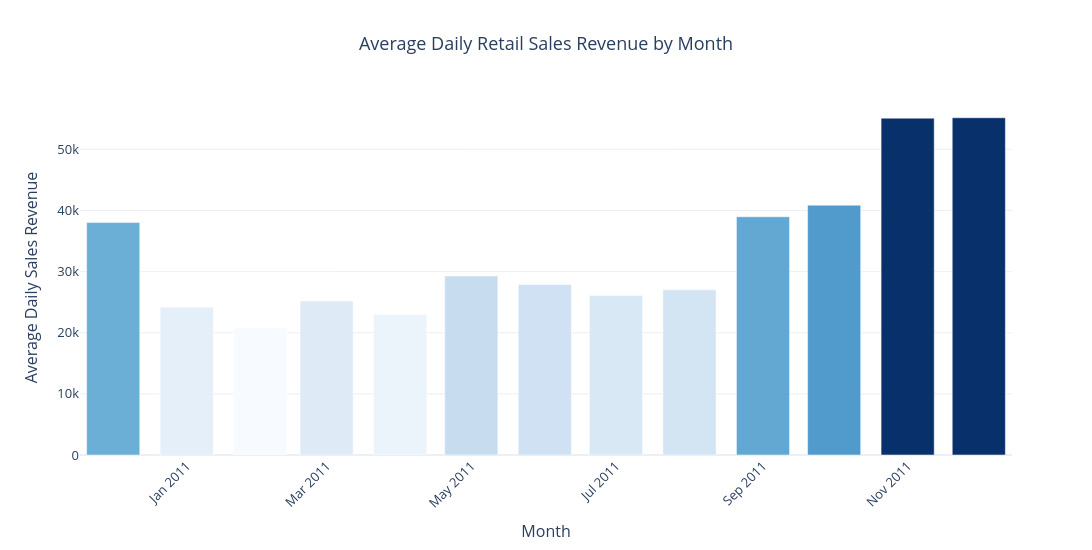

The notebook cell this image was saved under:
### Markdown cell above
#### Analyzing Daily Sales Revenue by Month

### Code cell
monthly_revenue = daily_revenue.rename("Daily_Revenue").reset_index()

monthly_revenue["Year_Month"] = (
    monthly_revenue["Transaction_Date"].dt.to_period("M").astype(str)
)

monthly_summary = (
    monthly_revenue.groupby("Year_Month")["Daily_Revenue"]
    .agg(
        Trading_Days="count",
        Total_Revenue="sum",
        Mean_Daily_Revenue="mean",
        Median_Daily_Revenue="median",
        Std_Daily_Revenue="std"
    )
    .reset_index()
    .sort_values("Year_Month")
)

fig = px.bar(
    monthly_summary,
    x="Year_Month",
    y="Mean_Daily_Revenue",
    color="Mean_Daily_Revenue",
    color_continuous_scale="Blues",
    title="Average Daily Retail Sales Revenue by Month",
    labels={
        "Year_Month": "Month",
        "Mean_Daily_Revenue": "Average Daily Sales Revenue"
    },
    custom_data=[
        "Trading_Days",
        "Total_Revenue",
        "Median_Daily_Revenue"
    ],
    template="plotly_white"
)

fig.update_traces(
    hovertemplate=(
        "Month: %{x}"
        "<br>Average Daily Revenue: %{y:,.2f}"
        "<br>Trading Days: %{customdata[0]:,.0f}"
        "<br>Total Revenue: %{customdata[1]:,.2f}"
        "<br>Median Daily Revenue: %{customdata[2]:,.2f}"
        "<extra></extra>"
    )
)

fig.update_layout(
    width=1100,
    height=550,
    title_x=0.5,
    xaxis_title="Month",
    yaxis_title="Average Daily Sales Revenue",
    coloraxis_showscale=False,
    xaxis_tickangle=-45,
    font=dict(size=13)
)

fig.show()

display(monthly_summary)

### Figure 1 — Plotly figure (JSON) as saved in the notebook; plotly's stock layout.template omitted (floating-point values rounded to 4 significant figures)
{"data": [{"customdata": [[20.0, 760400.0, 42690.0], [24.0, 580500.0, 22600.0], [24.0, 500600.0, 21840.0], [27.0, 680600.0, 24300.0], [21.0, 483000.0, 23960.0], [25.0, 732300.0, 28390.0], [26.0, 725100.0, 23180.0], [26.0, 678000.0, 25290.0], [26.0, 702700.0, 23960.0], [26.0, 1013000.0, 35690.0], [26.0, 1063000.0, 39730.0], [26.0, 1433000.0, 54610.0], [8.0, 441400.0, 54270.0]], "hovertemplate": "Month: %{x}<br>Average Daily Revenue: %{y:,.2f}<br>Trading Days: %{customdata[0]:,.0f}<br>Total Revenue: %{customdata[1]:,.2f}<br>Median Daily Revenue: %{customdata[2]:,.2f}<extra></extra>", "legendgroup": "", "marker": {"color": [38020.0, 24190.0, 20860.0, 25210.0, 23000.0, 29290.0, 27890.0, 26080.0, 27030.0, 38980.0, 40870.0, 55110.0, 55170.0], "coloraxis": "coloraxis", "pattern": {"shape": ""}}, "name": "", "orientation": "v", "showlegend": false, "textposition": "auto", "type": "bar", "x": ["2010-12", "2011-01", "2011-02", "2011-03", "2011-04", "2011-05", "2011-06", "2011-07", "2011-08", "2011-09", "2011-10", "2011-11", "2011-12"], "xaxis": "x", "y": [38020.0, 24190.0, 20860.0, 25210.0, 23000.0, 29290.0, 27890.0, 26080.0, 27030.0, 38980.0, 40870.0, 55110.0, 55170.0], "yaxis": "y"}], "layout": {"barmode": "relative", "coloraxis": {"autocolorscale": false, "colorbar": {"title": {"text": "Average Daily Sales Revenue"}}, "colorscale": [[0, "rgb(247,251,255)"], [0.125, "rgb(222,235,247)"], [0.25, "rgb(198,219,239)"], [0.375, "rgb(158,202,225)"], [0.5, "rgb(107,174,214)"], [0.625, "rgb(66,146,198)"], [0.75, "rgb(33,113,181)"], [0.875, "rgb(8,81,156)"], [1, "rgb(8,48,107)"]], "showscale": false}, "font": {"size": 13}, "height": 550, "legend": {"tracegroupgap": 0}, "title": {"text": "Average Daily Retail Sales Revenue by Month", "x": 0.5}, "width": 1100, "xaxis": {"anchor": "y", "domain": [0, 1], "tickangle": -45, "title": {"text": "Month"}}, "yaxis": {"anchor": "x", "domain": [0, 1], "title": {"text": "Average Daily Sales Revenue"}}}}
